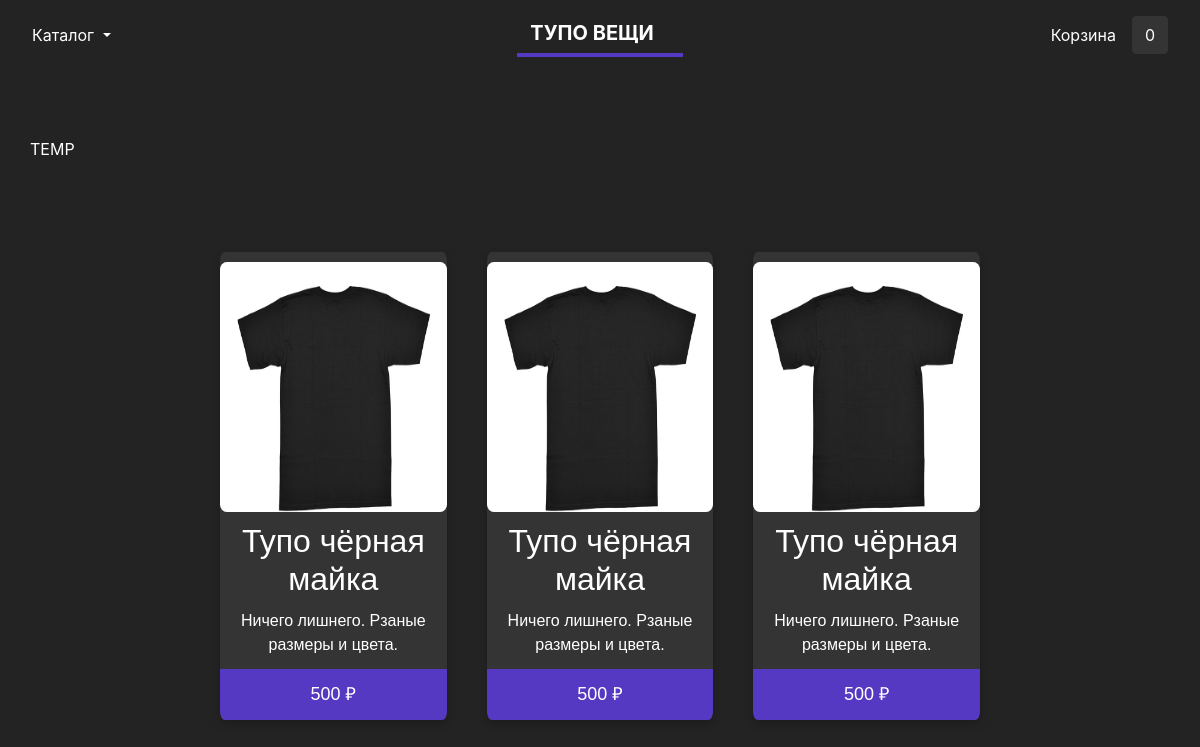
Page /office/ on the earlier database version.
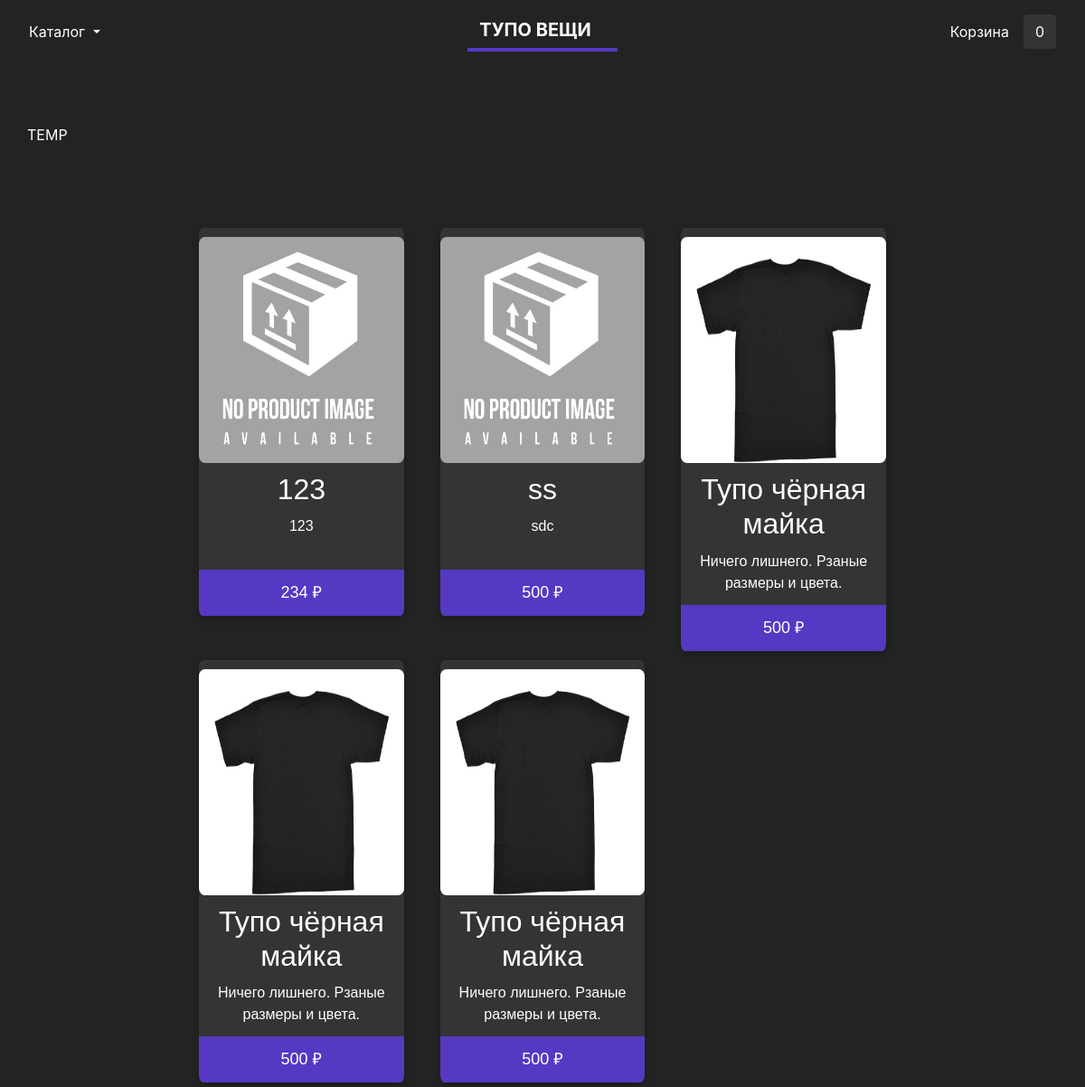
Same page on the later database version.
### JustSimpleShop/models.py (models this page shows, shortened)
class Product(models.Model):
    category = models.ForeignKey(Category, related_name="products", on_delete=models.CASCADE)
    name = models.CharField(max_length=100, db_index=True)
    slug = models.SlugField(max_length=100, db_index=True)
    description = models.TextField(blank=True)
    price = models.PositiveIntegerField()
    available = models.BooleanField(default=True)
    stock = models.PositiveIntegerField()
    created_at = models.DateTimeField(auto_now_add=True)
    updated_at = models.DateTimeField(auto_now=True)
    image = models.ImageField(upload_to='products/%Y/%m/%d', blank=True)
    class Meta:
        ordering = ('name',)
        index_together = (('id', 'slug'),)
    def get_absolute_url(self):
        return reverse('JustSimpleShop:product_detail', args=[self.id, self.slug])

### JustSimpleShop/views.py (the view)
# urls.py: url(r'^(?P<category_slug>[-\w]+)/$', views.product_list, name='product_list_by_category'),
def product_list(request, category_slug=None):
    category = None
    categories = Category.objects.all()
    products = Product.objects.filter(available=True)
    if category_slug:
        category = get_object_or_404(Category, slug=category_slug)
        products = Product.objects.filter(category=category)
    context = {
        'category': category,
        'categories': categories,
        'products': products
    }
    return render(request, 'JustSimpleShop/product/list.html', context)

### JustSimpleShop/models.py (called while the page is built)
    def get_absolute_url(self):
        return reverse('JustSimpleShop:product_list_by_category', args=[self.slug])

### cart/cart.py (called while the page is built)
    def __len__(self):
        return sum(item['quantity'] for item in self.cart.values())

### cart/context-processors.py (called while the page is built)
def cart(request):
    return {'cart': Cart(request)}

### JustSimpleShop/templates/JustSimpleShop/product/list.html (shortened to what this page needs)
{% extends 'JustSimpleShop/base.html' %}
{% load static %}
{% block content %}
    {% include 'JustSimpleShop/sortSearch.html' %}
   <div class="container-fluid">
      <div class="row justify-content-center" style="margin-top: 6%">
        <div class="col-sm-8 blog-main">
          <div class="blog-post">
              <div class="row">
                  {% for product in products %}
                      <div class="col-md-4 product-wrapper">
                        <div class="product">
                            <a href="{{ product.get_absolute_url }}">
                                <img src="{% if product.image %} {{ product.image.url }} {% else %} {% static 'img/default.jpg' %} {% endif %}" alt="..." >
                            </a>
                            <div>
                                <h2 class="product-title">
                                    <a href="{{ product.get_absolute_url }}">{{ product.name }}</a>
                                </h2>
                                <div class="product-description">{{ product.description }}</div>
                                <a href="{{ product.get_absolute_url }}"><div class="price">{{ product.price }} ₽</div></a>
                            </div>
                        </div>
                      </div>
                  {% endfor %}
              </div>
          </div>
        </div>
      </div>
    </div>
{% endblock %}

### JustSimpleShop/templates/JustSimpleShop/base.html (shortened to what this page needs)
<!DOCTYPE html>
{% load staticfiles %}
<html lang="en">
<head>
    <link rel="stylesheet" href="{% static 'css/bootstrap.min.css' %}">
    <link rel="stylesheet" href="{% static 'css/styles.css' %}">
</head>
<body>
{% include 'JustSimpleShop/navbar.html' %}
{% block content %}
{% endblock %}
</body>
</html>

### JustSimpleShop/templates/JustSimpleShop/navbar.html (shortened to what this page needs)
{% load static %}
<nav class="navbar navbar-expand-lg navbar-dark">
    <div class="collapse navbar-collapse w-75 order-1 order-lg-0" id="navbarNav">
        <div class="dropdown">
            <a  class="nav-link dropdown-toggle" href="#" id="navbarDropdown" role="button" data-toggle="dropdown" aria-haspopup="true" aria-expanded="false"style="color: #ffffff;">
              Каталог
            </a>
        </div>
    </div>
    <div class="d-flex w-25 order-0 bottom_border">
        <div class="w-75">
        </div>
        <b><a class="navbar-brand text-center w-75" href="{% url 'JustSimpleShop:product_list' %}" style="color: white">ТУПО ВЕЩИ</a></b>
        <span class="w-75"></span>
    </div>
    <div class="collapse navbar-collapse w-75 order-1 order-lg-0" id="navbarNav">
    Корзина
        <a href="{% url "cart:cart_detail" %}" class="nav-link" style="color: #ffffff;">
            <button class="btn pull-right cart_widget" >
                {% with totail_items=cart|length %}
                    {% if cart|length > 0 %}
                            {{ totail_items }}
                         {% else %}
                            0
                    {% endif %}
                {% endwith %}
            </button>
        </a>
    </div>
</nav>

### JustSimpleShop/templates/JustSimpleShop/sortSearch.html
{% load static %}
<div class="container">
    <div class="row" style="margin-top: 6%">
        <p>TEMP</p>
    </div>
</div>

### JustSimpleShop/static/css/styles.css (style rules this page uses)
body { background: #232323; color: white; }
.product-wrapper { display: block; width: 100%; float: left; transition: width .2s; }
@media only screen and (min-width: 450px) { .product-wrapper { width: 50%; } }
@media only screen and (min-width: 768px) { .product-wrapper { width: 33.333%; } }
@media only screen and (min-width: 1000px) { .product-wrapper { width: 25%; } }
.product { box-shadow: 0 4px 8px 0 rgba(0, 0, 0, 0.2); max-width: 300px; margin: 5px; text-align: center; font-family: Arial; background-color: #343434; border-radius: 2%; overflow: hidden; }
.product img { margin-top: 10px; margin-bottom: 10px; max-width: 100%; max-height: 100%; height: 250px; border-radius: 3%; }
.cart_widget { background-color: #343434; border-color: #343434; color: #ffffff; }
.bottom_border { border-bottom: 4px solid #5539C2; }
.price { border: none; outline: 0; padding: 12px; color: white; background-color: #5539C2; text-align: center; cursor: pointer; width: 100%; font-size: 18px; }
.product-description { color: white; margin-top: 10px; margin-bottom: 10px; height: 50px; }
.product-title { color: white; }
.product a { color: white; }

Differences in the rows shown:
added Product: name "123", description "123", price "234"
added Product: name "ss", description "sdc", price "500"
